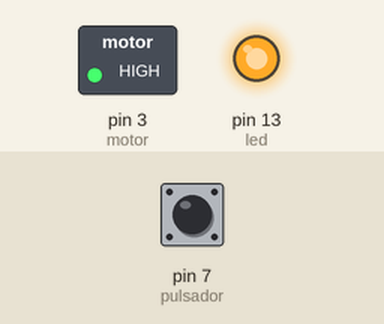
Recording of a sketch running on a simulated Arduino Uno, built with avr-gcc and run on an emulated ATmega328P. Shown: switched loads named in the sketch (green lamp = pin HIGH), output pins drawn as LEDs (lit = HIGH). The inputs (shaded band) are chosen by the test bench; at power-on: pin 7 (pulsador) LOW.

Above: at 1.2 s.
1.3 s: pin 7 (pulsador) pulled HIGH for 0.15 s
At 1.37 s:
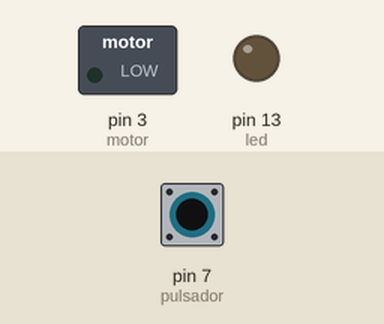
2.9 s: pin 7 (pulsador) pulled HIGH for 3.2 s
At 6.6 s:
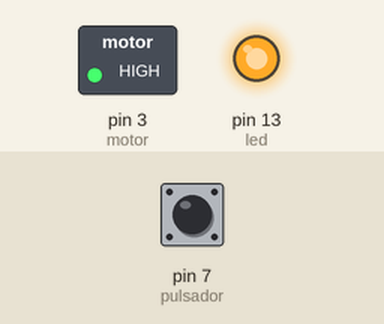
Timing chart, 0 to 8.1 s (numbered marks = the images above; inputs shaded):
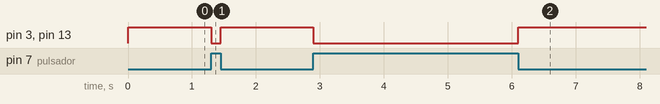

The sketch:

motor.ino
```cpp
/*
---------------------------------------------
Control ON/OFF de un motor
---------------------------------------------
Programa que hace uso de un motor y un pulsador,
mientras se mantenga pulsado, el motor debe
estar encendido (ON) de lo contrario debe estar
apagado (OFF)
Cosas de Mecatrónica y Tienda de Robótica
*/
//--------------------------------------------------
//Declara puertos de entradas y salidas y variables
//--------------------------------------------------
int pulsador =7;
int motor=3;
int led=13;
int buzzer = 9;
int tono = 0;
//Declara Pin del potenciómetro
//Funcion principal
//------------------------------------
void setup() // Se ejecuta cada vez que el Arduino se inicia
{
 //El pulsador como una entrada
pinMode(motor,OUTPUT);
pinMode(led,OUTPUT);
//El motor como una salida
}
//------------------------------------
//Funcion ciclicla

//------------------------------------
void loop() // Esta funcion se mantiene ejecutando
{
// cuando este energizado el Arduino
// Si el pulsador se encuentra oprimido
if(digitalRead(pulsador) == HIGH){
digitalWrite(motor,LOW); //Enciende el motor
digitalWrite(led,LOW);
}
else{ //si el pulsador no esta oprimido
digitalWrite(motor,HIGH); //Apaga el motor
digitalWrite(led,HIGH);
}
}
// Fin programa
```

Measured:
- after the input at 1.3 s, pin 3 (motor), pin 13 (led): HIGH → LOW at once, → HIGH 0.15 s later
- after the input at 2.9 s, pin 3 (motor), pin 13 (led): HIGH → LOW at once, → HIGH 3.2 s later
